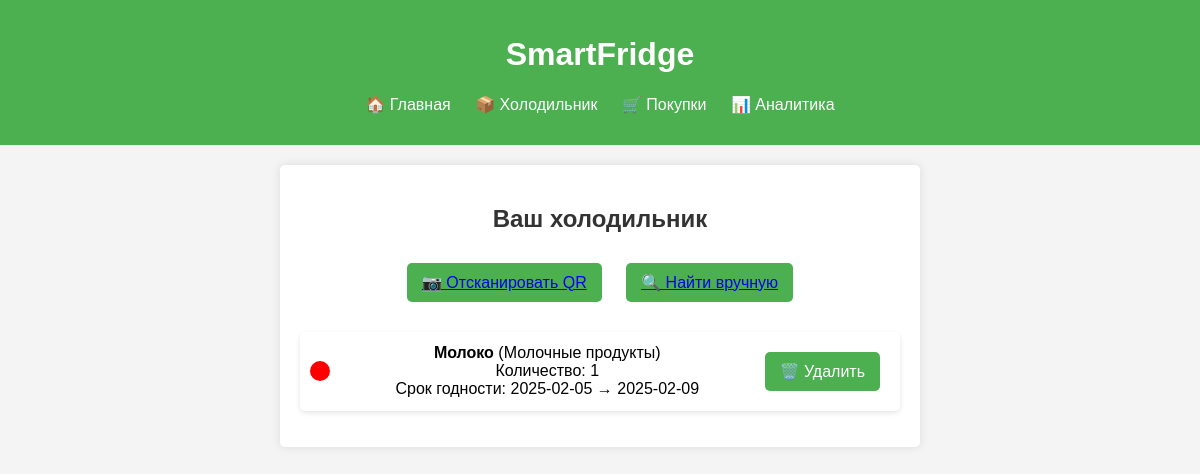
Before: /fridge (signed in) with the older database file.
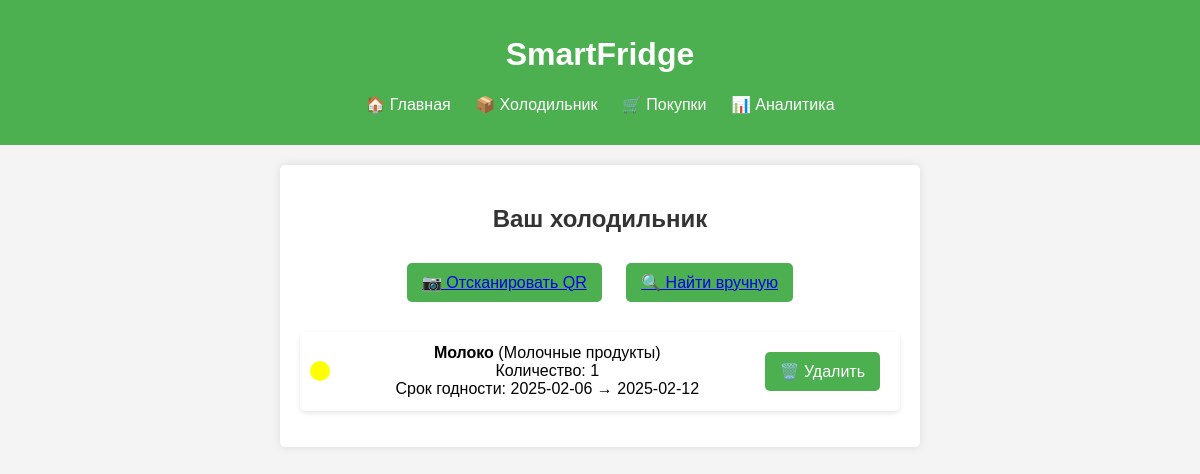
After: the same page with the newer database file.
### app/models.py (models this page shows, shortened)
class Fridge(db.Model):
    id = db.Column(db.Integer, primary_key=True)
    user_id = db.Column(db.Integer, db.ForeignKey('user.id'), nullable=False)
    product_id = db.Column(db.Integer, db.ForeignKey('product.id'), nullable=False)
    count = db.Column(db.Integer, default=1)
    create_from = db.Column(db.Date, nullable=False)
    create_until = db.Column(db.Date, nullable=False)
    user = db.relationship('User', backref=db.backref('fridge', lazy=True))
    product = db.relationship('Product', backref=db.backref('fridge', lazy=True))

class Product(db.Model):
    id: Mapped[int] = mapped_column(sa.Integer, primary_key=True, autoincrement=True)
    name: Mapped[str] = mapped_column(sa.String(100), nullable=False)
    product_type: Mapped[str] = mapped_column(sa.String(50), nullable=False)
    manufacture_date: Mapped[sa.Date] = mapped_column(sa.Date, nullable=False)
    expiration_date: Mapped[sa.Date] = mapped_column(sa.Date, nullable=False)
    quantity: Mapped[float] = mapped_column(sa.Float, nullable=False)
    unit: Mapped[str] = mapped_column(sa.String(20), nullable=False)  # кг, шт, л и т. д.
    nutrition_info: Mapped[str] = mapped_column(sa.Text, nullable=True)
    allergens: Mapped[bool] = mapped_column(sa.Boolean, default=False)

### app/fridge.py (the view)
@app.route('/fridge')
@login_required
def fridge():
    fridge_items = db.session.query(Fridge, Product).join(Product).filter(Fridge.user_id == current_user.id).all()
    current_date = date.today()
    two_days_before_expiry = current_date + timedelta(days=2)
    return render_template(
        'fridge.html',
        fridge_items=fridge_items,
        current_date=current_date,
        two_days_before_expiry=two_days_before_expiry
    )

### app/models.py (called while the page is built)
@login.user_loader
def load_user(id):
  return db.session.get(User, int(id))

### app/templates/fridge.html (shortened to what this page needs)
{% extends "base.html" %}
{% block content %}
    <h2>Ваш холодильник</h2>
    {% if fridge_items %}
        <div class="actions">
            <button><a href="{{ url_for('scan_qr') }}" class="button">📷 Отсканировать QR</a></button>
            <button><a href="{{ url_for('find_product') }}" class="button">🔍 Найти вручную</a></button>
        </div>
        <ul class="fridge-list">
            {% for fridge, product in fridge_items %}
                <li data-product-id="{{ fridge.product_id }}">
                    <div class="status-indicator
                        {% if fridge.create_until < current_date %} expired
                        {% elif fridge.create_until <= two_days_before_expiry %} warning
                        {% else %} normal {% endif %}">
                    </div>
                    <div class="product-info">
                        <strong>{{ product.name }}</strong> ({{ product.product_type }})<br>
                        Количество: {{ fridge.count }}<br>
                        Срок годности: {{ fridge.create_from }} → {{ fridge.create_until }}
                    </div>
                    <button class="delete-btn">🗑️ Удалить</button>
                </li>
            {% endfor %}
        </ul>
    {% else %}
        <p>Ваш холодильник пуст! Добавьте продукты:</p>
        <div class="actions">
            <a href="{{ url_for('scan_qr') }}" class="btn">📷 Отсканировать QR</a>
            <a href="{{ url_for('find_product') }}" class="btn">🔍 Найти вручную</a>
        </div>
    {% endif %}
{% endblock %}

### app/templates/base.html (shortened to what this page needs)
<!DOCTYPE html>
<html lang="ru">
<head>
    <link rel="stylesheet" href="{{ url_for('static', filename='css/styles.css') }}">
</head>
<body>
    <header>
        <h1>SmartFridge</h1>
        <nav>
            <ul>
                <li><a href="{{ url_for('index') }}">🏠 Главная</a></li>
                <li><a href="{{ url_for('fridge') }}">📦 Холодильник</a></li>
                <li><a href="{{ url_for('shopping_list') }}">🛒 Покупки</a></li>
                <li><a href="{{ url_for('analytics') }}">📊 Аналитика</a></li>
            </ul>
        </nav>
    </header>
    <main>
        {% block content %}{% endblock %}
    </main>
</body>
</html>

### app/static/css/styles.css (style rules this page uses)
body { font-family: Arial, sans-serif; background-color: #f4f4f4; margin: 0; padding: 0; text-align: center; }
header { background-color: #4CAF50; color: white; padding: 15px; text-align: center; }
nav ul { list-style: none; padding: 0; }
nav ul li { display: inline; margin: 0 10px; }
nav ul li a { text-decoration: none; color: white; font-size: 16px; }
main { margin: 20px auto; padding: 20px; max-width: 600px; background: white; box-shadow: 0 0 10px rgba(0, 0, 0, 0.1); border-radius: 5px; }
h2 { color: #333; }
.actions { text-align: center; margin-bottom: 20px; }
button { padding: 10px 15px; margin: 5px; border: none; border-radius: 5px; background-color: #4CAF50; color: white; font-size: 16px; cursor: pointer; }
.fridge-list { list-style: none; padding: 0; }
.fridge-list li { display: flex; align-items: center; margin: 10px 0; padding: 10px; background: white; border-radius: 5px; box-shadow: 0 2px 5px rgba(0, 0, 0, 0.1); }
.status-indicator { width: 20px; height: 20px; border-radius: 50%; margin-right: 10px; }
.status-indicator.warning { background: yellow; }
.product-info { flex-grow: 1; }
button { margin: 10px; padding: 10px 15px; font-size: 16px; cursor: pointer; }

Changed rows visible on the page:
changed Fridge "Молоко": create_from "2025-02-05" → "2025-02-06"; create_until "2025-02-09" → "2025-02-12"
